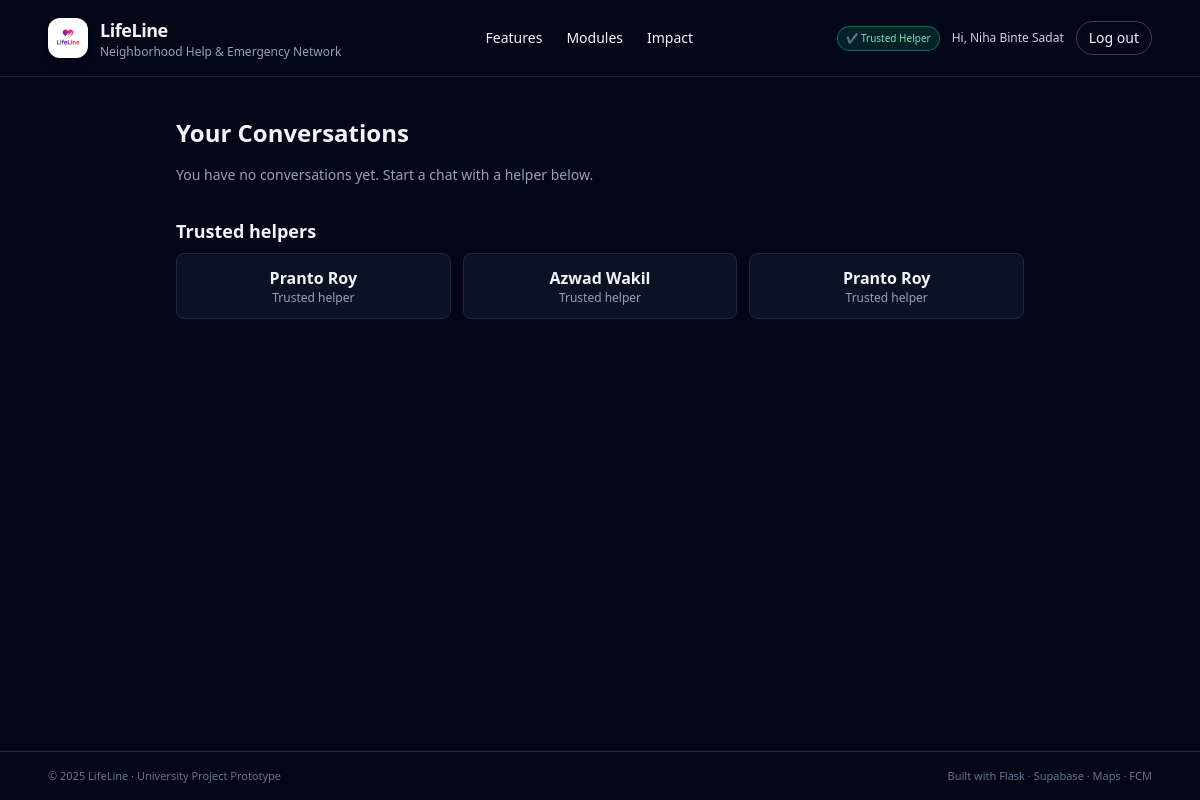
Page /chat (signed in) on the earlier database version.
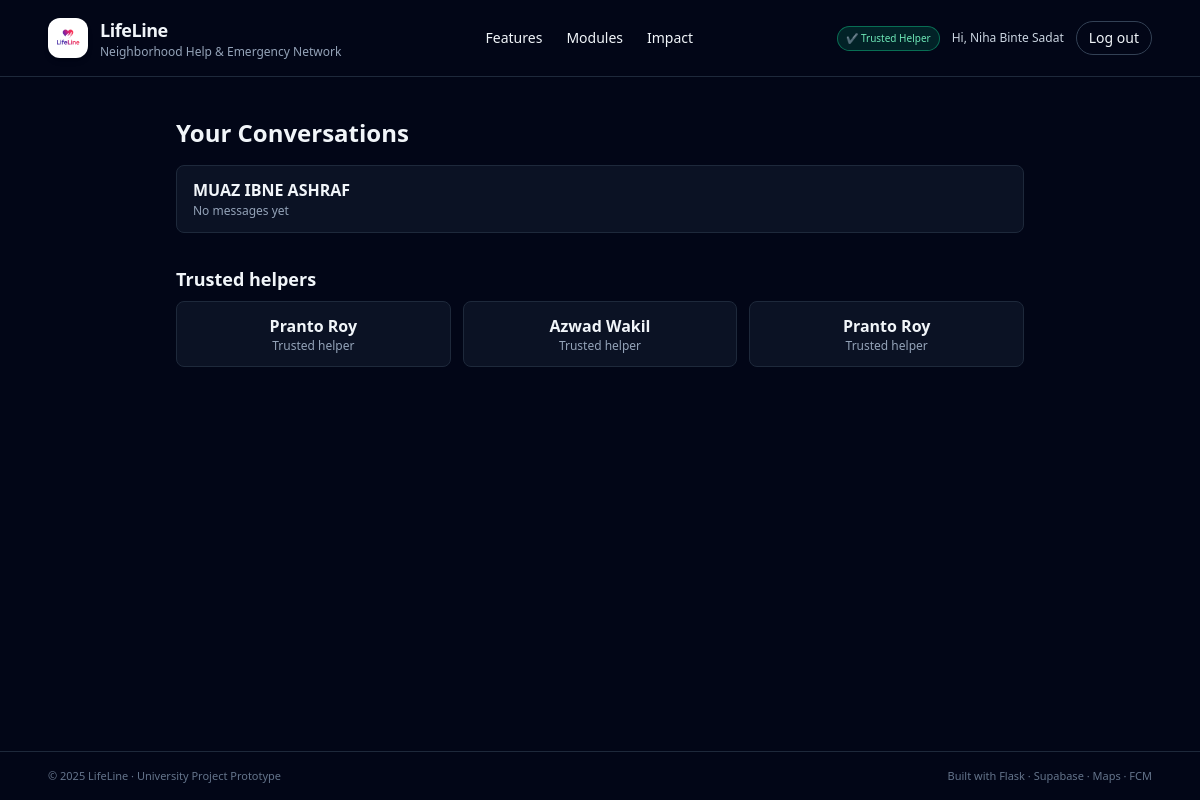
Same page on the later database version.
### app.py (models this page shows, shortened)
class User(db.Model):
    id = db.Column(db.Integer, primary_key=True)
    email = db.Column(db.String(255), unique=True, nullable=False)
    name = db.Column(db.String(120), nullable=False)
    password_hash = db.Column(db.String(255), nullable=True)
    is_trusted_helper = db.Column(db.Boolean, default=False)
    govt_id_number = db.Column(db.String(50), nullable=True)
    firebase_uid = db.Column(db.String(255), unique=True, nullable=True)
    otp_code = db.Column(db.String(6), nullable=True)
    otp_expires_at = db.Column(db.DateTime, nullable=True)
    id_verification_status = db.Column(db.String(20), default="none")  # none/pending/approved/rejected
    id_document_note = db.Column(db.String(255), nullable=True)

### app.py (the view)
@app.route("/chat")
def chat_index():
    user = current_user()
    if not user:
        user = get_emergency_user()
        login_user(user)
    convs = Conversation.query.filter(
        (Conversation.user_a == user.id) | (Conversation.user_b == user.id)
    ).all()
    conversations = []
    for c in convs:
        other_id = c.user_a if c.user_b == user.id else c.user_b
        other = User.query.get(other_id)
        last = (
            ChatMessage.query.filter_by(conversation_id=c.id).order_by(ChatMessage.created_at.desc()).first()
        )
        conversations.append({
            "conversation": c,
            "other": other,
            "last_message": last.text if last else None,
            "last_time": int(last.created_at.timestamp()) if last else None,
        })
    helpers = User.query.filter(User.is_trusted_helper == True, User.id != user.id).limit(10).all()
    return render_template("chat_index.html", conversations=conversations, helpers=helpers)

### app.py (called while the page is built)
def current_user():
    if "user_id" in session:
        return User.query.get(session["user_id"])
    return None

@app.context_processor
def inject_user():
    translation_enabled = False
    if globals().get('gcloud_translate_client'):
        translation_enabled = True
    elif globals().get('gt_translator'):
        translation_enabled = True
    return dict(current_user=current_user(), translation_enabled=translation_enabled)

### templates/chat_index.html (shortened to what this page needs)
{% extends 'base.html' %}
{% block content %}
<div class="w-full max-w-4xl mx-auto px-6 py-10">
  <h2 class="text-2xl font-bold mb-4">Your Conversations</h2>
  {% if conversations %}
    <div class="space-y-3">
      {% for item in conversations %}
      <a href="{{ url_for('chat_with_user', other_user_id=item.other.id) }}" class="block rounded-lg border border-slate-800 bg-slate-900/70 px-4 py-3">
        <div class="flex items-center justify-between">
          <div>
            <p class="font-semibold">{{ item.other.name }}</p>
            <p class="text-[12px] text-slate-400">{{ item.last_message or 'No messages yet' }}</p>
          </div>
        </div>
      </a>
      {% endfor %}
    </div>
  {% else %}
    <p class="text-sm text-slate-400 mb-4">You have no conversations yet. Start a chat with a helper below.</p>
  {% endif %}
  <h3 class="text-lg font-semibold mt-8 mb-2">Trusted helpers</h3>
  <div class="grid md:grid-cols-3 gap-3">
    {% for h in helpers %}
    <a href="{{ url_for('chat_with_user', other_user_id=h.id) }}" class="block rounded-lg border border-slate-800 bg-slate-900/70 px-4 py-3 text-center">
      <p class="font-semibold">{{ h.name }}</p>
      <p class="text-xs text-slate-400">Trusted helper</p>
    </a>
    {% endfor %}
  </div>
</div>
{% endblock %}

Differences in the rows shown:
added User: other.name "MUAZ IBNE ASHRAF"
Other differences:
new list line: "No messages yet"
text no longer shown: "You have no conversations yet. Start a chat with a helper below."
